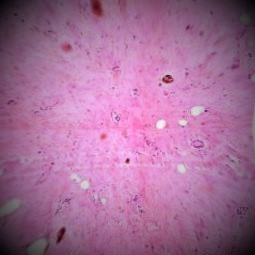
#> input picture 1.jpeg, 255 x 255 px
$ python vignette.py
#> lines starting #> are read from the running program, lines starting #| are printed output that depends on the picture; long printed decimals are rounded
import time
start = time.time()
import numpy as np
import matplotlib.pyplot as plt
from scipy.ndimage import gaussian_filter

def log_entropy(image, sigma_smooth=2.25):
  N = 256
  n_hist = np.zeros(N, dtype=float)

  rescaled_image = (N - 1) * (image / image.max())
  li = (N - 1) * np.log2(1 + rescaled_image) / np.log2(N)
  li_floor = np.floor(li).astype(int)
  li_ceil = np.ceil(li).astype(int)

  np.add.at(n_hist, li_floor, 1 + li_floor - li)
  np.add.at(n_hist, li_ceil, li_ceil - li)

  n_hist_smooth = gaussian_filter(n_hist, sigma_smooth)

  pk = n_hist_smooth / np.sum(n_hist_smooth)
  log_pk = np.where(pk != 0, np.log2(pk), 0)

  return - np.sum(pk * log_pk)

def compute_center_of_mass(image):
  (sum, i_sum, j_sum) = (0, 0, 0)

  for j in range(image.shape[0]):
    for i in range(image.shape[1]):
      sum += image[j, i]

      i_sum += (i + 1) * image[j, i]
      j_sum += (j + 1) * image[j, i]
  return (i_sum / sum, j_sum / sum)

def compute_r_matrix(image):
  (i_mid, j_mid) = compute_center_of_mass(image)

  res = np.empty_like(image, dtype=float)

  d = np.sqrt(i_mid**2 + j_mid**2)

  for j in range(image.shape[0]):
    for i in range(image.shape[1]):
      res[j, i] = np.sqrt((i - i_mid)**2 + (j - j_mid)**2) / d

  return res

def g(r, a, b, c):
  return 1 + a * r**2 + b * r**4 + c * r**6

def verify_constraints(a, b, c):
  if a > 0 and b == 0 and c == 0:
      return True
  if a >= 0 and b > 0 and c == 0:
      return True
  if c == 0 and b < 0 and -a <= 2 * b:
      return True
  if c > 0 and b**2 < 3 * a * c:
      return True
  if c > 0 and b**2 == 3 * a * c and b >= 0:
      return True
  if c > 0 and b**2 == 3 * a * c and -b >= 3 * c:
      return True
  if c == 0:
      return False
  q_p = (-2 * b + np.sqrt(4 * b**2 - 12 * a * c)) / (6 * c)
  if c > 0 and b**2 > 3 * a * c and q_p <= 0:
      return True
  q_d = (-2 * b - np.sqrt(4 * b**2 - 12 * a * c)) / (6 * c)
  if c > 0 and b**2 > 3 * a * c and q_d >= 1:
      return True
  if c < 0 and b**2 > 3 * a * c and q_p >= 1 and q_d <= 0:
      return True

  return False

def rgb_to_luminance(image):
  return 0.2126 * image[...,0] + 0.7152 * image[...,1] + 0.0722 * image[...,2]

def correct_vignetting(image):
  """
  Apply vignetting correction

  Parameters
  ----------
  image : np.arrray
    The input image to be corrected

  Returns
  -------
  np.array
    The corrected image (array like `image`)
  """
  gray_image = rgb_to_luminance(image)

  (a, b, c) = (0.0, 0.0, 0.0)
  delta = 8.0
  h_min = log_entropy(gray_image)
  r = compute_r_matrix(gray_image)

  while delta > 1 / 256:
    v_arr = np.array([(a + delta, b, c), (a - delta, b, c),
                      (a, b + delta, c), (a, b - delta, c),
                      (a, b, c + delta), (a, b, c - delta)])

    print(delta)

    for v in v_arr:

      if verify_constraints(*v):
        h_tmp = log_entropy(gray_image * g(r, *v))
        if h_tmp < h_min:
          print("true")
          h_min = h_tmp
          (a, b, c) = v
          delta = 16.0

    delta /= 2.0

  print(f"Coefficients: ({a}, {b}, {c}), Minimal entropy: {h_min}")

  # plt.imshow(g(r, a, b, c))
  # plt.show()

  res = image * np.stack(3 * [g(r, a, b, c)], axis=2)

  return np.clip(res, 0, 255).astype(np.uint8), g(r, a, b, c)

image = plt.imread('1.jpeg')
#> image is the input picture: shape (255, 255, 3); mean R, G, B 164.2, 109.1, 150.6
image_ = plt.imread('1.jpeg')
# plt.imshow(image)
corrected_image, a = correct_vignetting(image)
#> in rgb_to_luminance, `return 0.2126 * image[...,0] + 0.7152 * image[...,1] + 0.0722 * image[..`:
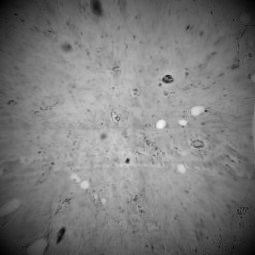
#> returned value: shape (255, 255) float64; min 1, max 243, mean 123.8
#> in log_entropy, `li = (N - 1) * np.log2(1 + rescaled_image) / np.log2(N)`:
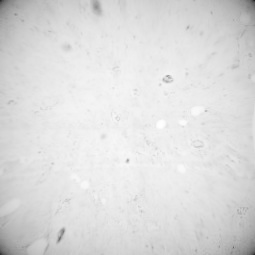
#> li: shape (255, 255) float64; min 33, max 255, mean 220.9
#> in correct_vignetting, `h_min = log_entropy(gray_image)`: h_min = 6
#> after the loop in compute_center_of_mass, `for j in range(image.shape[0]):`: i_sum = 1.03e+09; j_sum = 1.02e+09; sum = 8050674.5
#> in compute_r_matrix, `(i_mid, j_mid) = compute_center_of_mass(image)`: i_mid = 127.9; j_mid = 127.2
#> in compute_r_matrix, `d = np.sqrt(i_mid**2 + j_mid**2)`: d = 180.3
#> after the loop in compute_r_matrix, `for j in range(image.shape[0]):`:
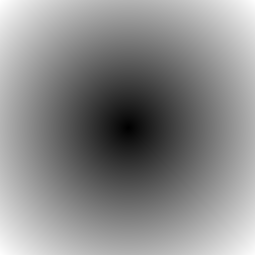
#> res: shape (255, 255) float64; min 0.00118, max 1, mean 0.541
#> the loop in correct_vignetting, `while delta > 1 / 256:` made 30 passes
#> pass 1, in log_entropy (call 2), `li = (N - 1) * np.log2(1 + rescaled_image) / np.log2(N)`:
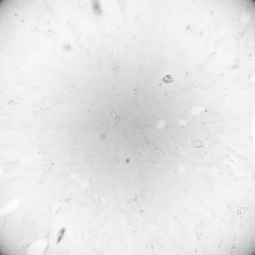
#> li: shape (255, 255) float64; min 70.33, max 255, mean 231.5
#> after the loop in correct_vignetting, `while delta > 1 / 256:`: a = 0.5; b = 0; c = 5.25; delta = 0.00391; h_min = 4.29
#| Coefficients: (0.5, 0.0, 5.25), Minimal entropy: 4.294
#> in correct_vignetting, `res = image * np.stack(3 * [g(r, a, b, c)], axis=2)`:
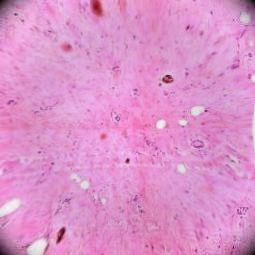
#> res: shape (255, 255, 3) float64; mean R, G, B 228.7, 152.3, 209.7; drawn with min black and max white
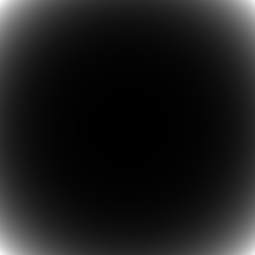
#> a: shape (255, 255) float64; min 1, max 6.75, mean 1.62; drawn with min black and max white
corrected_image_, a_ = correct_vignetting(image_)
#> the loop in correct_vignetting (call 2), `while delta > 1 / 256:` made 30 passes
#> pass 1, in log_entropy (call 142), `rescaled_image = (N - 1) * (image / image.max())`:
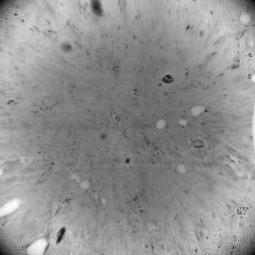
#> rescaled_image: shape (255, 255) float64; min 5.6, max 255, mean 145.2
#| Coefficients: (0.5, 0.0, 5.25), Minimal entropy: 4.294
print(np.array_equal(a, a))
#| True
# [4 lines of commented-out code are left out]
